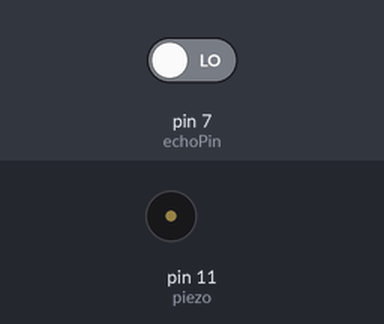
Bench run of a sketch on a simulated Arduino Uno, built with avr-gcc and run on an emulated ATmega328P. Shown: buzzer (waves = sounding). Inputs (shaded band) come from the test bench; at power-on: pin 7 (echoPin) LOW. What the sketch prints to the serial monitor is not drawn.

Above: at 0.5 s.
Timing chart, 0 to 3.0 s (numbered marks = the images above):
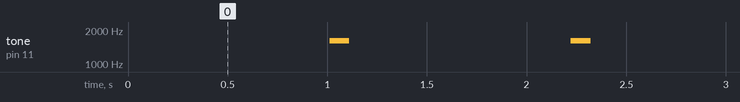

The sketch:

ph_final.ino
```cpp
#define piezo 11
#define NOTE_C4  262
#define NOTE_CS4 277
#define NOTE_D4  294
#define NOTE_DS4 311
#define NOTE_E4  330
#define NOTE_F4  349
#define NOTE_FS4 370
#define NOTE_G4  392
#define NOTE_GS4 415
#define NOTE_A4  440
#define NOTE_AS4 466
#define NOTE_B4  494

int echoPin = 7;
int trigPin = 6;


void setup() {
  Serial.begin(9600);

  pinMode(trigPin, OUTPUT);
  pinMode(echoPin, INPUT);
  pinMode(piezo, OUTPUT);
}


void loop() {
  float duration, distance;

  digitalWrite(trigPin, HIGH);
  delay(10);
  digitalWrite(trigPin, LOW);

  duration = pulseIn(echoPin, HIGH);
  distance = ((float)(340 * duration) / 10000) / 2;

  Serial.print(distance);
  Serial.println("cm");

  if (distance < 100 )
  {
    Serial.print(distance*distance);
    Serial.print("   ");
    tone(piezo,1600 - distance*distance);
    delay(100);
    noTone(piezo);
  }

  delay(100);


}
```

Measured:
- by itself, tone on pin 11 (piezo): alternates 1600 Hz for 0.10 s and silent for 1.1 s
